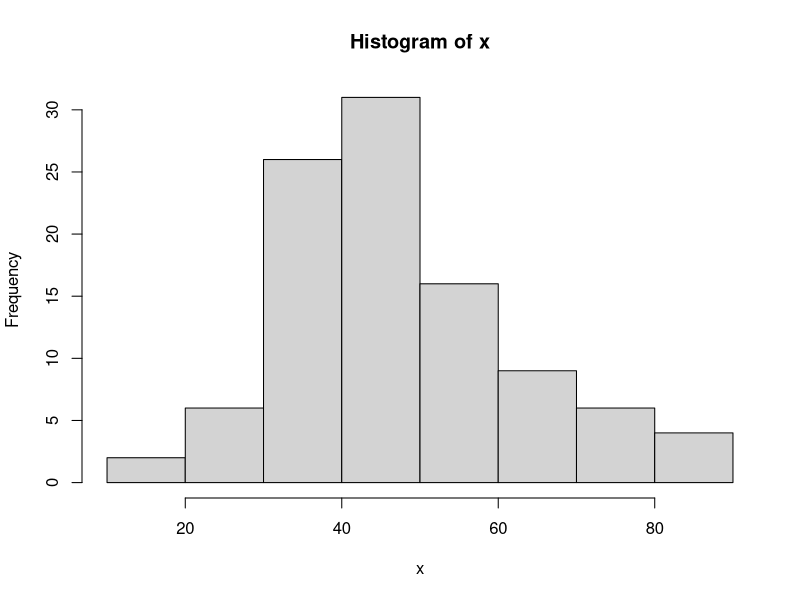

This chart was generated by the following R code: (Note: this script raises an error after producing the figure.)
# Density

set.seed(1234)
x = ceiling(rnorm(100,50,15))
summary(x)
head(x)
hist(x)

write(x, file='./file/sampledata.txt', ncolumns = 1)
# write to a file to copy to execl
# 
hist(x, freq=F)
lines(density(x), lwd=2)


plot(density(x))
rug(x)  # jitters at points
abline(v=x) # vertical lines

#another method
plot(density(x)$x, density(x)$y)
rug(density(x)$x)
density(x)$x
